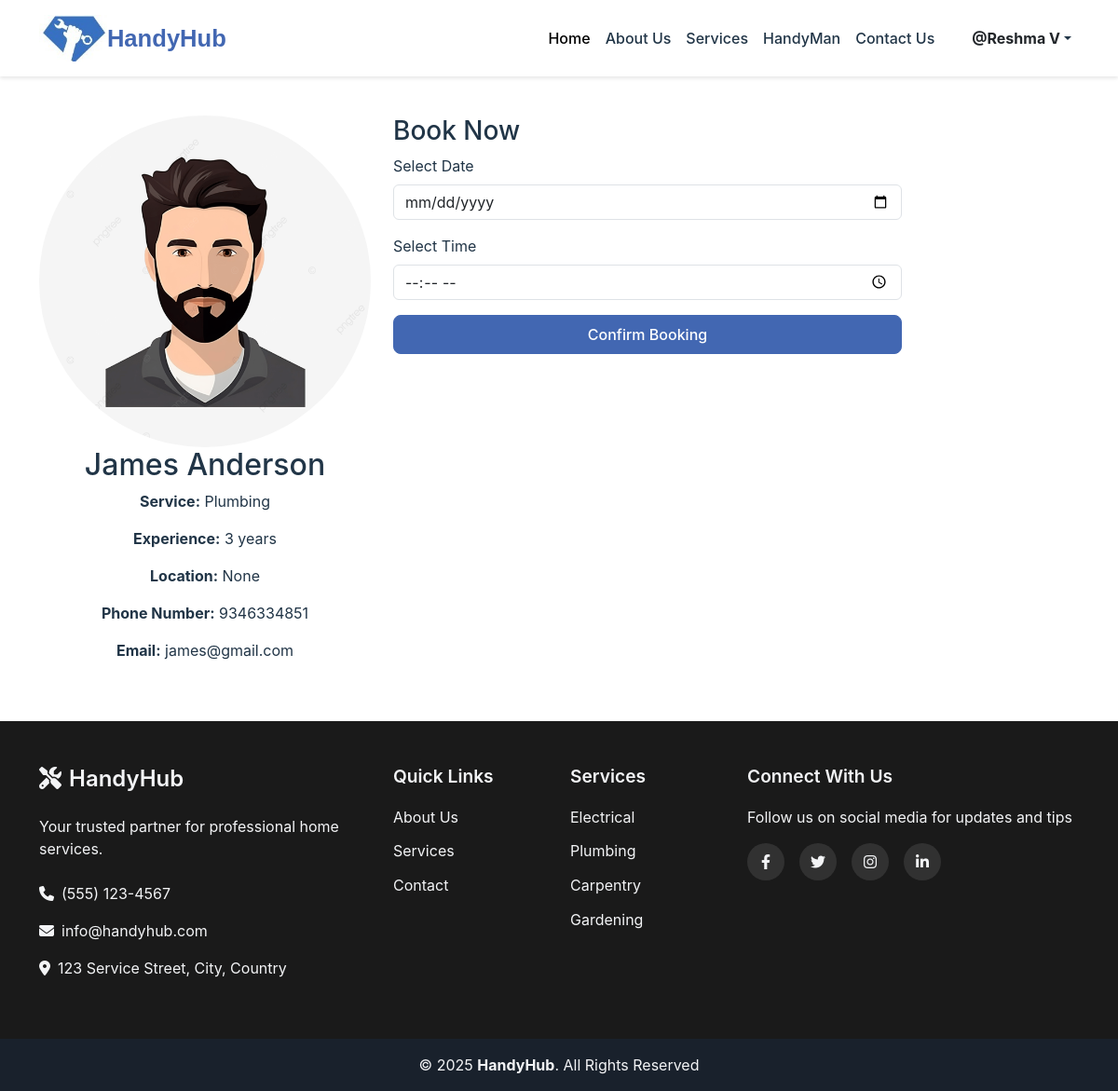
The page /provider/1 (signed in) on the database its author committed.
### Handy/models.py (models this page shows, shortened)
class User(db.Model, UserMixin):
    id = db.Column(db.Integer, primary_key=True)
    first_name = db.Column(db.String(100), nullable=False)
    last_name = db.Column(db.String(100), nullable=False)
    email = db.Column(db.String(120), unique=True, nullable=False, index=True)
    phone = db.Column(db.String(15), unique=True, nullable=False, index=True)
    address = db.Column(db.String(500), nullable=False)
    role = db.Column(db.String(20), nullable=False)
    image = db.Column(db.String(255), nullable=True, default='default.png')
    password_hash = db.Column(db.String(256), nullable=False)
    created_at = db.Column(db.DateTime, default=datetime.utcnow)

class Provider(db.Model, UserMixin):
    id = db.Column(db.Integer, primary_key=True)
    first_name = db.Column(db.String(100), nullable=False)
    last_name = db.Column(db.String(100), nullable=False)
    business_name = db.Column(db.String(100), nullable=False)
    email = db.Column(db.String(120), unique=True, nullable=False, index=True)
    phone = db.Column(db.String(15), unique=True, nullable=False, index=True)
    password_hash = db.Column(db.String(256), nullable=False)
    service_id = db.Column(db.Integer, db.ForeignKey('service.id'), nullable=False)
    service = db.relationship('Service', backref=db.backref('providers', lazy=True))
    service_price = db.Column(db.Float, nullable=False, default=0.0)
    experience = db.Column(db.Integer, nullable=True)
    image = db.Column(db.String(255), nullable=True, default='default.png')
    location = db.Column(db.String(255), nullable=True)
    rating = db.Column(db.Float, default=0.0)
    role = db.Column(db.String(20), nullable=False)
    created_at = db.Column(db.DateTime, default=datetime.utcnow)

class Service(db.Model):
    id = db.Column(db.Integer, primary_key=True)
    name = db.Column(db.String(100), unique=True, nullable=False)
    description = db.Column(db.Text, nullable=True)

### Handy/views.py (the view)
@views.route('/provider/<int:provider_id>', methods=['GET'])
@login_required
def provider_details(provider_id):
    provider = Provider.query.get_or_404(provider_id)
    return render_template('provider_details.html', provider=provider)

### Handy/templates/provider_details.html
{% extends "base.html" %}
{% block content %}
<div class="container my-5">
    <div class="row">
        <div class="col-md-4 text-center">
            <img src="{{ url_for('static', filename='uploads/providers/' + provider.image) }}" class="img-fluid rounded-circle" alt="{{ provider.first_name }}">
            <h2>{{ provider.first_name }} {{ provider.last_name }}</h2>
            <p><strong>Service:</strong> {{ provider.service.name }}</p>
            <p><strong>Experience:</strong> {{ provider.experience }} years</p>
            <p><strong>Location:</strong> {{ provider.location }}</p>
            <p><strong>Phone Number:</strong> {{ provider.phone }}</p>
            <p><strong>Email:</strong> {{ provider.email }}</p>
        </div>
        <div class="col-md-6">
            <h3>Book Now</h3>
            <form action="{{ url_for('views.book_provider', provider_id=provider.id) }}" method="POST">
                <div class="mb-3">
                    <label for="booking_date" class="form-label">Select Date</label>
                    <input type="date" class="form-control" id="booking_date" name="booking_date" required>
                </div>
                <div class="mb-3">
                    <label for="booking_time" class="form-label">Select Time</label>
                    <input type="time" class="form-control" id="booking_time" name="booking_time" required>
                </div>
                <button type="submit" class="btn btn-primary w-100">Confirm Booking</button>
            </form>
        </div>
    </div>
</div>
{% endblock %}

### Handy/templates/base.html (shortened to what this page needs)
<html lang="en">
  <head>
    <link href="https://cdn.jsdelivr.net/npm/bootstrap@5.3.2/dist/css/bootstrap.min.css" rel="stylesheet">
    <link rel="stylesheet" href="{{url_for('static' ,filename='styles.css')}}"/>
    <link rel="stylesheet" href="https://cdnjs.cloudflare.com/ajax/libs/font-awesome/6.1.1/css/all.min.css">
  </head>
  <body>
    <nav class="navbar navbar-expand-lg fixed-top">
      <div class="container">
          <img src="{{ url_for('static', filename='logo.png') }}" alt="HandyHub Logo" class="navbar-logo">
          <a class="navbar-brand" href="/">HandyHub</a>
          <div class="collapse navbar-collapse" id="navbarNav">
            <ul class="navbar-nav ms-auto">
                <li class="nav-item">
                    <a class="nav-link active" href="/">Home</a>
                </li>
                <li class="nav-item">
                    <a class="nav-link" href="{{ url_for('views.about') }}">About Us</a>
                </li>
                <li class="nav-item">
                    <a class="nav-link" href="{{ url_for('views.services') }}">Services</a>
                </li>
                <li class="nav-item">
                    <a class="nav-link" href="{{ url_for('views.handyman') }}">HandyMan</a>
                </li>
                <li class="nav-item">
                    <a class="nav-link" href="{{ url_for('views.contact') }}">Contact Us</a>
                </li>
                {% if current_user.is_authenticated %}
                <li class="nav-item dropdown ms-lg-3">
                    <a class="nav-link dropdown-toggle d-flex align-items-center" href="#" id="profileDropdown" role="button" data-bs-toggle="dropdown" aria-expanded="false">
                        <span class="ms-2 fw-bold fs-6 text-dark">@{{ current_user.first_name }} {{ current_user.last_name }}</span>
                    </a>
                </li>
                {% endif %}
            </ul>
        </div>
      </div>
  </nav>
    {% block content %}{% endblock %}
    <footer class="footer">
      <div class="footer-top py-5">
        <div class="container">
          <div class="row g-4">
            <div class="col-lg-4 col-md-6">
              <div class="footer-info">
                <h3><i class="fas fa-tools me-2"></i>HandyHub</h3>
                <p class="mb-4">Your trusted partner for professional home services.</p>
                <p><i class="fas fa-phone me-2"></i>(555) 123-4567</p>
                <p><i class="fas fa-envelope me-2"></i>info@handyhub.com</p>
                <p><i class="fas fa-map-marker-alt me-2"></i>123 Service Street, City, Country</p>
              </div>
            </div>
            <div class="col-lg-4 col-md-6">
              <div class="row">
                <div class="col-6">
                  <h4>Quick Links</h4>
                  <ul class="footer-links">
                    <li><a href="{{ url_for('views.about') }}">About Us</a></li>
                    <li><a href="{{ url_for('views.services') }}">Services</a></li>
                    <li><a href="{{ url_for('views.contact') }}">Contact</a></li>
                  </ul>
                </div>
                <div class="col-6">
                  <h4>Services</h4>
                  <ul class="footer-links">
                    <li><a href="{{ url_for('views.services') }}#electrical">Electrical</a></li>
                    <li><a href="{{ url_for('views.services') }}#plumbing">Plumbing</a></li>
                    <li><a href="{{ url_for('views.services') }}#carpentry">Carpentry</a></li>
                    <li><a href="{{ url_for('views.services') }}#gardening">Gardening</a></li>
                  </ul>
                </div>
              </div>
            </div>
            <div class="col-lg-4 col-md-12">
              <h4>Connect With Us</h4>
              <p class="mb-3">Follow us on social media for updates and tips</p>
              <div class="social-links mb-4">
                <a href="https://www.facebook.com" class="facebook"><i class="fa-brands fa-facebook-f"></i></a>
                <a href="https://twitter.com" class="twitter"><i class="fa-brands fa-twitter"></i></a>
                <a href="https://instagram.com" class="instagram"><i class="fa-brands fa-instagram"></i></a>
                <a href="https://linkedin.com" class="fa-brands fa-linkedin-in"></a>
              </div>
            </div>
          </div>
        </div>
      </div>
      <div class="footer-bottom py-3">
        <div class="container text-center">
          <div class="copyright">
            © <span id="currentYear">2024</span> <strong>HandyHub</strong>. All Rights Reserved
          </div>
        </div>
      </div>
    </footer>
  </body>
</html>

### Handy/static/styles.css (style rules this page uses)
:root { --primary-color: #4267B2; --secondary-color: #4267B2; --text-color: #213547; --bg-color: #ffffff; --footer-bg: #1f2937; --footer-text: #f3f4f6; }
body { margin: 0; font-family: 'Inter', system-ui, -apple-system, sans-serif; color: var(--text-color); background-color: var(--bg-color); padding-top: 76px; }
.navbar { background-color: var(--bg-color); box-shadow: 0 2px 4px rgba(0,0,0,0.1); padding: 1rem 0; display: flex; justify-content: space-between; }
.navbar-brand { font-family: 'Poppins', sans-serif; font-weight: 600; color:#4267B2; font-size: 1.6rem; text-decoration: none; display: flex; align-items: center; }
.nav-link { font-weight: 500; color: var(--text-color); padding: 0.5rem 1rem; transition: color 0.3s ease; }
.navbar-logo { height: 50px; max-width: 100px; width: auto; }
.footer { background-color: #1a1a1a; color: #fff; }
.footer-top { background-color: #1a1a1a; }
.footer-bottom { background-color: #111; }
.footer { background-color: var(--footer-bg); color: var(--footer-text); }
.footer-top { padding: 60px 0; }
.footer h3 { font-size: 1.5rem; margin-bottom: 1.5rem; font-weight: 600; }
.footer h4 { font-size: 1.2rem; margin-bottom: 1.2rem; font-weight: 600; }
.footer-links { list-style: none; padding: 0; margin: 0; }
.footer-links li { margin-bottom: 0.8rem; }
.footer-links a { color: var(--footer-text); text-decoration: none; transition: color 0.3s ease; display: inline-flex; align-items: center; }
.social-links { display: flex; gap: 1rem; }
.social-links a { display: inline-flex; align-items: center; justify-content: center; width: 40px; height: 40px; border-radius: 50%; background: rgba(255, 255, 255, 0.1); color: var(--footer-text); text-decoration: none; transition: all 0.3s ease; }
.footer-bottom { background: rgba(0, 0, 0, 0.2); padding: 1rem 0; }
.btn { padding: 0.5rem 1.5rem; font-weight: 500; border-radius: 0.5rem; transition: all 0.3s ease; }
.btn-primary { background-color: var(--primary-color); border-color: var(--primary-color); }

### rows shown on the page
User: first_name "Reshma", last_name "V"
Provider: image (picture), first_name "James", last_name "Anderson", experience "3", location "None", phone "9346334851", email "james@gmail.com"
Service: service.name "Plumbing"
